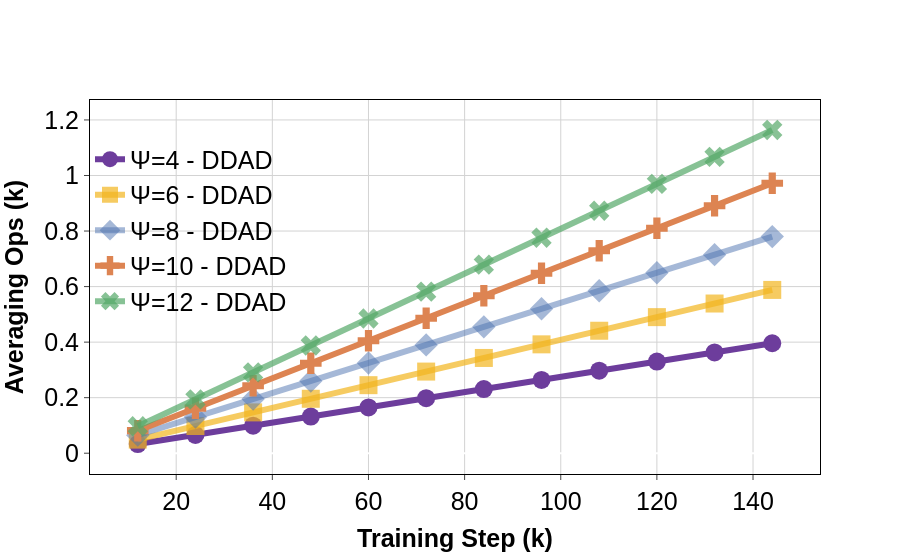

The notebook cell this image was saved under:
### Code cell
combined_num_averagings_figures = go.Figure()
i = 0
for fig in num_averagings_figures:
    for trace in fig.data:
        trace.update(line={'color': f'rgba{hex_to_rgba(COLORS[i], ALPHAS[i])}'}, marker=dict(symbol=MARKER_SYMBOLS[i]))
        i += 1
        combined_num_averagings_figures.add_trace(trace)
combined_num_averagings_figures.update_layout(xaxis_title="<b>Training Step (k)</b>", yaxis_title="<b>Averaging Ops (k)</b>")
combined_num_averagings_figures = standardize_fig(combined_num_averagings_figures, **fig_config)
combined_num_averagings_figures.update_layout(legend=dict(orientation="v", yanchor="bottom", x=0, y=0.4, xanchor="left", bgcolor='rgba(0,0,0,0)')) 
combined_num_averagings_figures.show()
combined_num_averagings_figures.write_image("ddad_num_averagings_by_steps_search_range_opt.pdf")

### Figure 1 — Plotly figure (JSON) as saved in the notebook; plotly's stock layout.template omitted (floating-point values rounded to 4 significant figures)
{"data": [{"line": {"color": "rgba(109, 61, 156, 1)", "width": 6}, "marker": {"size": 18, "symbol": "circle"}, "mode": "lines+markers", "name": "&#936;=4 - DDAD", "showlegend": true, "type": "scatter", "x": [12, 24, 36, 48, 60, 72, 84, 96, 108, 120, 132, 144], "y": [0.033, 0.066, 0.099, 0.132, 0.165, 0.198, 0.231, 0.264, 0.297, 0.33, 0.363, 0.396]}, {"line": {"color": "rgba(242, 182, 31, 0.7)", "width": 6}, "marker": {"size": 18, "symbol": "square"}, "mode": "lines+markers", "name": "&#936;=6 - DDAD", "showlegend": true, "type": "scatter", "x": [12, 24, 36, 48, 60, 72, 84, 96, 108, 120, 132, 144], "y": [0.049, 0.098, 0.147, 0.196, 0.245, 0.294, 0.343, 0.392, 0.441, 0.49, 0.539, 0.588]}, {"line": {"color": "rgba(76, 114, 176, 0.5)", "width": 6}, "marker": {"size": 18, "symbol": "diamond"}, "mode": "lines+markers", "name": "&#936;=8 - DDAD", "showlegend": true, "type": "scatter", "x": [12, 24, 36, 48, 60, 72, 84, 96, 108, 120, 132, 144], "y": [0.065, 0.13, 0.195, 0.26, 0.325, 0.39, 0.455, 0.52, 0.585, 0.65, 0.715, 0.78]}, {"line": {"color": "rgba(221, 132, 82, 1)", "width": 6}, "marker": {"size": 18, "symbol": "cross"}, "mode": "lines+markers", "name": "&#936;=10 - DDAD", "showlegend": true, "type": "scatter", "x": [12, 24, 36, 48, 60, 72, 84, 96, 108, 120, 132, 144], "y": [0.081, 0.162, 0.243, 0.324, 0.405, 0.486, 0.567, 0.648, 0.729, 0.81, 0.891, 0.972]}, {"line": {"color": "rgba(85, 168, 104, 0.7)", "width": 6}, "marker": {"size": 18, "symbol": "x"}, "mode": "lines+markers", "name": "&#936;=12 - DDAD", "showlegend": true, "type": "scatter", "x": [12, 24, 36, 48, 60, 72, 84, 96, 108, 120, 132, 144], "y": [0.097, 0.194, 0.291, 0.388, 0.485, 0.582, 0.679, 0.776, 0.873, 0.97, 1.067, 1.164]}], "layout": {"autosize": true, "legend": {"bgcolor": "rgba(0, 0, 0, 0)", "bordercolor": "black", "borderwidth": 0, "font": {"color": "black", "family": "Arial", "size": 25}, "orientation": "v", "tracegroupgap": 10, "x": 0, "xanchor": "left", "y": 0.4, "yanchor": "bottom"}, "plot_bgcolor": "white", "title": {"font": {"color": "black", "family": "Arial", "size": 20}}, "xaxis": {"autorange": true, "gridcolor": "lightgrey", "linecolor": "black", "mirror": true, "range": [2.532, 153.5], "showline": true, "tickangle": 0, "tickfont": {"color": "black", "family": "Arial", "size": 25}, "tickmode": "array", "ticks": "outside", "title": {"font": {"color": "black", "family": "Arial", "size": 25}, "text": "<b>Training Step (k)</b>"}, "type": "linear"}, "yaxis": {"autorange": true, "gridcolor": "lightgrey", "linecolor": "black", "mirror": true, "range": [-0.1353, 1.332], "showline": true, "tickfont": {"color": "black", "family": "Arial", "size": 25}, "ticks": "outside", "title": {"font": {"color": "black", "family": "Arial", "size": 25}, "text": "<b>Averaging Ops (k)</b>"}, "type": "linear"}}}
